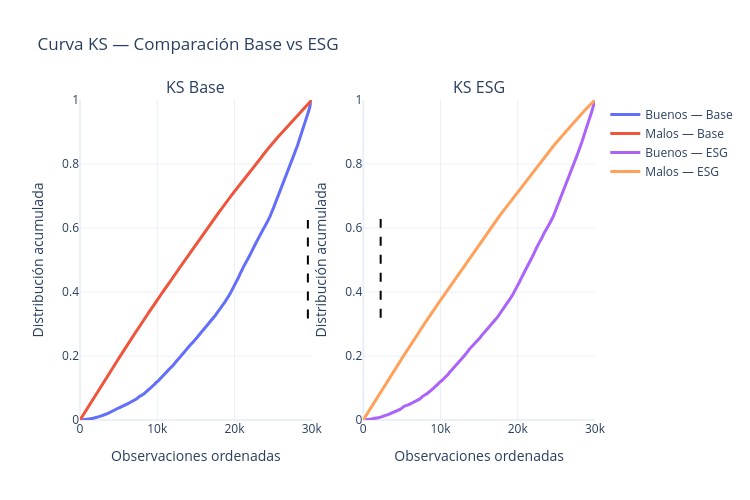

The notebook cell saved with this chart:
### Markdown cell above
## 7. Estadístico KS

### Code cell
fig = make_subplots(rows=1, cols=2, subplot_titles=['KS Base', 'KS ESG'])

for i, (nombre, probs) in enumerate([('Base', prob_base), ('ESG', prob_esg)], 1):
    
    d = pd.DataFrame({'p': probs, 'y': y_test.values})\
            .sort_values('p', ascending=False)
    
    d['cg'] = (d['y']==0).cumsum() / (d['y']==0).sum()
    d['cb'] = (d['y']==1).cumsum() / (d['y']==1).sum()
    
    ks = (d['cb'] - d['cg']).abs()
    ks_idx = ks.idxmax()
    
    x = np.arange(len(d))
    
    # Buenos
    fig.add_trace(go.Scatter(
        x=x, y=d['cg'],
        name=f'Buenos — {nombre}',
        line=dict(width=3)
    ), row=1, col=i)
    
    # Malos
    fig.add_trace(go.Scatter(
        x=x, y=d['cb'],
        name=f'Malos — {nombre}',
        line=dict(width=3)
    ), row=1, col=i)
    
    # Línea KS
    fig.add_trace(go.Scatter(
        x=[ks_idx, ks_idx],
        y=[d.loc[ks_idx, 'cg'], d.loc[ks_idx, 'cb']],
        mode='lines',
        line=dict(dash='dash', color='black'),
        showlegend=False
    ), row=1, col=i)

fig.update_layout(
    title='Curva KS — Comparación Base vs ESG',
    width=750,
    height=500,
    template='plotly_white'
)

fig.update_yaxes(range=[0,1], title='Distribución acumulada')
fig.update_xaxes(title='Observaciones ordenadas')

fig.show()

### Figure 1 — Plotly figure (JSON) as saved in the notebook; plotly's stock layout.template omitted (floating-point values rounded to 4 significant figures; data arrays with more than 128 entries replaced by an {"elided": "..."} marker saying what was removed)
{"data": [{"line": {"width": 3}, "name": "Buenos — Base", "type": "scatter", "x": {"elided": "30000 int values"}, "xaxis": "x", "y": {"elided": "30000 float values"}, "yaxis": "y"}, {"line": {"width": 3}, "name": "Malos — Base", "type": "scatter", "x": {"elided": "30000 int values"}, "xaxis": "x", "y": {"elided": "30000 float values"}, "yaxis": "y"}, {"line": {"color": "black", "dash": "dash"}, "mode": "lines", "showlegend": false, "type": "scatter", "x": [29498, 29498], "xaxis": "x", "y": [0.3169, 0.6252], "yaxis": "y"}, {"line": {"width": 3}, "name": "Buenos — ESG", "type": "scatter", "x": {"elided": "30000 int values"}, "xaxis": "x2", "y": {"elided": "30000 float values"}, "yaxis": "y2"}, {"line": {"width": 3}, "name": "Malos — ESG", "type": "scatter", "x": {"elided": "30000 int values"}, "xaxis": "x2", "y": {"elided": "30000 float values"}, "yaxis": "y2"}, {"line": {"color": "black", "dash": "dash"}, "mode": "lines", "showlegend": false, "type": "scatter", "x": [2254, 2254], "xaxis": "x2", "y": [0.3198, 0.6279], "yaxis": "y2"}], "layout": {"annotations": [{"font": {"size": 16}, "showarrow": false, "text": "KS Base", "x": 0.225, "xanchor": "center", "xref": "paper", "y": 1, "yanchor": "bottom", "yref": "paper"}, {"font": {"size": 16}, "showarrow": false, "text": "KS ESG", "x": 0.775, "xanchor": "center", "xref": "paper", "y": 1, "yanchor": "bottom", "yref": "paper"}], "height": 500, "title": {"text": "Curva KS — Comparación Base vs ESG"}, "width": 750, "xaxis": {"anchor": "y", "domain": [0, 0.45], "title": {"text": "Observaciones ordenadas"}}, "xaxis2": {"anchor": "y2", "domain": [0.55, 1], "title": {"text": "Observaciones ordenadas"}}, "yaxis": {"anchor": "x", "domain": [0, 1], "range": [0, 1], "title": {"text": "Distribución acumulada"}}, "yaxis2": {"anchor": "x2", "domain": [0, 1], "range": [0, 1], "title": {"text": "Distribución acumulada"}}}}
